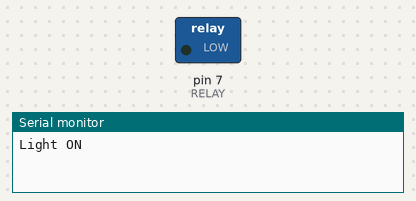
This sketch was run on a simulated Arduino Uno, built with avr-gcc and run on an emulated ATmega328P. Parts: switched loads named in the sketch (green lamp = pin HIGH), the last lines printed to the serial monitor.

Above: at 1.0 s.
At 3.0 s:
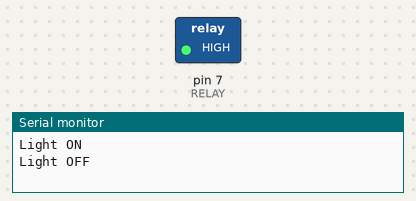
Timing chart, 0 to 5.2 s (numbered marks = the images above):
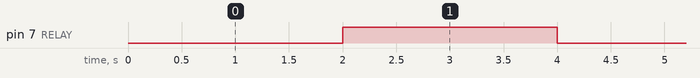

Measured:
- by itself, pin 7 (RELAY): alternates HIGH for 2.0 s and LOW for 2.0 s

The sketch:

relay_Module_with_arduinio_and_led.ino
```cpp
#define RELAY 7
void setup()
{
  Serial.begin(9600);
  pinMode(RELAY, OUTPUT);


}

void loop() {
  digitalWrite(RELAY,0);
  Serial.println("Light ON");
  delay(2000);
  digitalWrite(RELAY,1);
  Serial.println("Light OFF");
  delay(2000);


}
```
